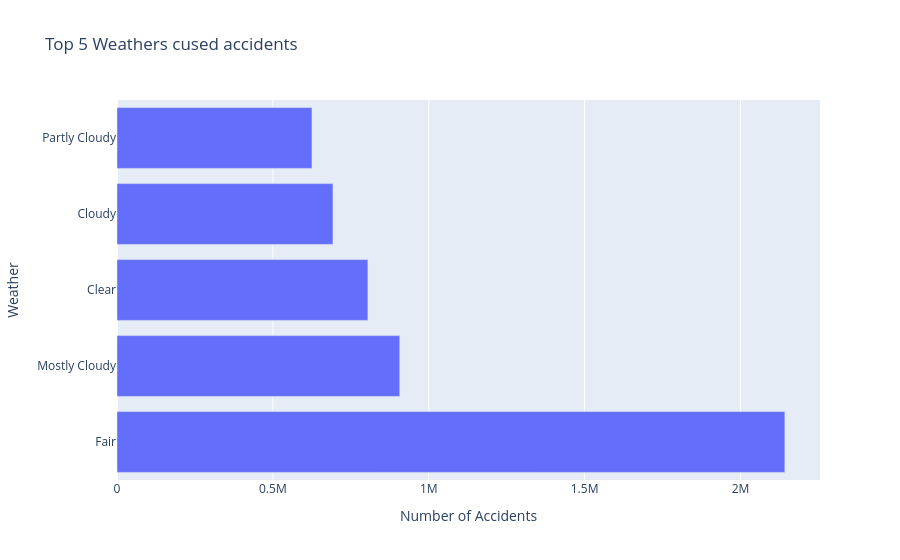

The cell this chart's notebook holds for it:
### Code cell
# Weather chart
weather_data = df_us['Weather_Condition'].value_counts().head(5)

fig6 = px.bar(
    x=weather_data.values,
    y=weather_data.index,
    title='Top 5 Weathers cused accidents',
    labels={'x': 'Number of Accidents', 'y': 'Weather'}
)

fig6.show()

### Figure 1 — Plotly figure (JSON) as saved in the notebook; plotly's stock layout.template omitted (floating-point values rounded to 4 significant figures)
{"data": [{"hovertemplate": "Number of Accidents=%{x}<br>Weather=%{y}<extra></extra>", "legendgroup": "", "marker": {"color": "#636efa", "pattern": {"shape": ""}}, "name": "", "orientation": "h", "showlegend": false, "textposition": "auto", "type": "bar", "x": [2142256, 906976, 804823, 692683, 625354], "xaxis": "x", "y": ["Fair", "Mostly Cloudy", "Clear", "Cloudy", "Partly Cloudy"], "yaxis": "y"}], "layout": {"barmode": "relative", "legend": {"tracegroupgap": 0}, "title": {"text": "Top 5 Weathers cused accidents"}, "xaxis": {"anchor": "y", "domain": [0, 1], "title": {"text": "Number of Accidents"}}, "yaxis": {"anchor": "x", "domain": [0, 1], "title": {"text": "Weather"}}}}
